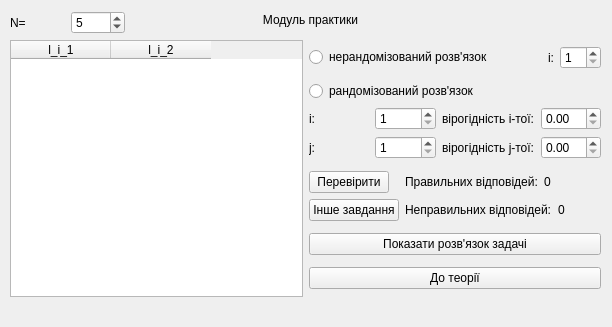
<?xml version="1.0" encoding="UTF-8"?>
<ui version="4.0">
 <class>PracticeWidget</class>
 <widget class="QWidget" name="PracticeWidget">
  <property name="geometry">
   <rect>
    <x>0</x>
    <y>0</y>
    <width>612</width>
    <height>327</height>
   </rect>
  </property>
  <property name="windowTitle">
   <string>Form</string>
  </property>
  <widget class="QWidget" name="layoutWidget">
   <property name="geometry">
    <rect>
     <x>10</x>
     <y>10</y>
     <width>115</width>
     <height>25</height>
    </rect>
   </property>
   <layout class="QHBoxLayout" name="layout_N">
    <item>
     <widget class="QLabel" name="label_N">
      <property name="text">
       <string>N=</string>
      </property>
     </widget>
    </item>
    <item>
     <widget class="QSpinBox" name="spinbox_N">
      <property name="minimum">
       <number>1</number>
      </property>
      <property name="value">
       <number>5</number>
      </property>
     </widget>
    </item>
   </layout>
  </widget>
  <widget class="QWidget" name="layoutWidget">
   <property name="geometry">
    <rect>
     <x>10</x>
     <y>40</y>
     <width>591</width>
     <height>257</height>
    </rect>
   </property>
   <layout class="QHBoxLayout" name="horizontalLayout">
    <item>
     <widget class="QTableWidget" name="table_matrixItems">
      <property name="selectionMode">
       <enum>QAbstractItemView::NoSelection</enum>
      </property>
      <property name="columnCount">
       <number>2</number>
      </property>
      <column>
       <property name="text">
        <string>l_i_1</string>
       </property>
      </column>
      <column>
       <property name="text">
        <string>l_i_2</string>
       </property>
      </column>
     </widget>
    </item>
    <item>
     <layout class="QVBoxLayout" name="layout_solutionAndRedirect">
      <item>
       <layout class="QHBoxLayout" name="layout_nonRandomizedSolution">
        <item>
         <widget class="QRadioButton" name="radioButton_nonRandomizedSolution">
          <property name="text">
           <string>нерандомізований розв'язок</string>
          </property>
         </widget>
        </item>
        <item>
         <spacer name="horizontalSpacer">
          <property name="orientation">
           <enum>Qt::Horizontal</enum>
          </property>
          <property name="sizeHint" stdset="0">
           <size>
            <width>40</width>
            <height>20</height>
           </size>
          </property>
         </spacer>
        </item>
        <item>
         <widget class="QLabel" name="label_nonRandomizedSolution_index">
          <property name="text">
           <string>i:</string>
          </property>
         </widget>
        </item>
        <item>
         <widget class="QSpinBox" name="spinBox_nonRandomizedSolution_index">
          <property name="minimum">
           <number>1</number>
          </property>
         </widget>
        </item>
       </layout>
      </item>
      <item>
       <layout class="QVBoxLayout" name="layout_randomizedSolution">
        <item>
         <widget class="QRadioButton" name="radioButton_randomizedSolution">
          <property name="text">
           <string>рандомізований розв'язок</string>
          </property>
         </widget>
        </item>
        <item>
         <layout class="QGridLayout" name="gridLayout_2">
          <item row="0" column="0">
           <widget class="QLabel" name="label_randomizedSolution_results_i_index">
            <property name="text">
             <string>i:</string>
            </property>
           </widget>
          </item>
          <item row="0" column="1">
           <widget class="QSpinBox" name="spinBox_randomizedSolution_results_i_index">
            <property name="minimum">
             <number>1</number>
            </property>
           </widget>
          </item>
          <item row="0" column="2">
           <widget class="QLabel" name="label_randomizedSolution_results_i_probability">
            <property name="text">
             <string>вірогідність i-тої:</string>
            </property>
           </widget>
          </item>
          <item row="0" column="3">
           <widget class="QDoubleSpinBox" name="doubleSpinBox_randomizedSolution_results_i_probability">
            <property name="maximum">
             <double>1.000000000000000</double>
            </property>
            <property name="singleStep">
             <double>0.100000000000000</double>
            </property>
           </widget>
          </item>
          <item row="1" column="0">
           <widget class="QLabel" name="label_randomizedSolution_results_j_index">
            <property name="text">
             <string>j:</string>
            </property>
           </widget>
          </item>
          <item row="1" column="1">
           <widget class="QSpinBox" name="spinBox_randomizedSolution_results_j_index">
            <property name="minimum">
             <number>1</number>
            </property>
           </widget>
          </item>
          <item row="1" column="2">
           <widget class="QLabel" name="label_randomizedSolution_results_j_probability">
            <property name="text">
             <string>вірогідність j-тої:</string>
            </property>
           </widget>
          </item>
          <item row="1" column="3">
           <widget class="QDoubleSpinBox" name="doubleSpinBox_randomizedSolution_results_j_probability">
            <property name="maximum">
             <double>1.000000000000000</double>
            </property>
            <property name="singleStep">
             <double>0.100000000000000</double>
            </property>
           </widget>
          </item>
         </layout>
        </item>
       </layout>
      </item>
      <item>
       <layout class="QHBoxLayout" name="layout_buttons">
        <item>
         <layout class="QGridLayout" name="gridLayout">
          <property name="sizeConstraint">
           <enum>QLayout::SetDefaultConstraint</enum>
          </property>
          <item row="0" column="1">
           <layout class="QHBoxLayout" name="layout_correct">
            <item>
             <widget class="QLabel" name="label_correctName">
              <property name="text">
               <string>Правильних відповідей:</string>
              </property>
             </widget>
            </item>
            <item>
             <widget class="QLabel" name="label_correctValue">
              <property name="text">
               <string>0</string>
              </property>
             </widget>
            </item>
           </layout>
          </item>
          <item row="1" column="0">
           <widget class="QPushButton" name="button_generate">
            <property name="text">
             <string>Інше завдання</string>
            </property>
           </widget>
          </item>
          <item row="1" column="1">
           <layout class="QHBoxLayout" name="layout_incorrect">
            <item>
             <widget class="QLabel" name="label_incorrectName">
              <property name="text">
               <string>Неправильних відповідей:</string>
              </property>
             </widget>
            </item>
            <item>
             <widget class="QLabel" name="label_incorrectValue">
              <property name="text">
               <string>0</string>
              </property>
             </widget>
            </item>
           </layout>
          </item>
          <item row="0" column="0">
           <widget class="QPushButton" name="button_verify">
            <property name="sizePolicy">
             <sizepolicy hsizetype="Maximum" vsizetype="Fixed">
              <horstretch>0</horstretch>
              <verstretch>0</verstretch>
             </sizepolicy>
            </property>
            <property name="text">
             <string>Перевірити</string>
            </property>
           </widget>
          </item>
         </layout>
        </item>
       </layout>
      </item>
      <item>
       <widget class="QPushButton" name="button_toSolverWithCurrentTask">
        <property name="text">
         <string>Показати розв'язок задачі</string>
        </property>
       </widget>
      </item>
      <item>
       <widget class="QPushButton" name="button_toTheory">
        <property name="text">
         <string>До теорії</string>
        </property>
       </widget>
      </item>
     </layout>
    </item>
   </layout>
  </widget>
  <widget class="QLabel" name="label_error">
   <property name="geometry">
    <rect>
     <x>10</x>
     <y>300</y>
     <width>591</width>
     <height>16</height>
    </rect>
   </property>
   <property name="text">
    <string/>
   </property>
  </widget>
  <widget class="QLabel" name="label">
   <property name="geometry">
    <rect>
     <x>130</x>
     <y>10</y>
     <width>361</width>
     <height>20</height>
    </rect>
   </property>
   <property name="text">
    <string>Модуль практики</string>
   </property>
   <property name="alignment">
    <set>Qt::AlignCenter</set>
   </property>
  </widget>
  <zorder>label</zorder>
  <zorder>layoutWidget</zorder>
  <zorder>layoutWidget</zorder>
  <zorder>label_error</zorder>
 </widget>
 <resources/>
 <connections/>
</ui>
